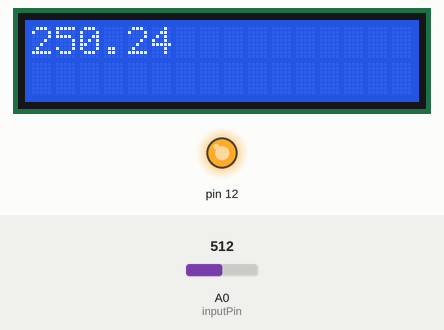
The sketch below on a simulated Arduino Uno, built with avr-gcc and run on an emulated ATmega328P. Shown: 16×2 character LCD, output pins drawn as LEDs (lit = HIGH). The inputs (shaded band) are chosen by the test bench; at power-on: A0 (inputPin) = 512. What the sketch prints to the serial monitor is not drawn.

Above: at 1.2 s.
1.3 s: A0 (inputPin) set to 67
At 3.2 s:
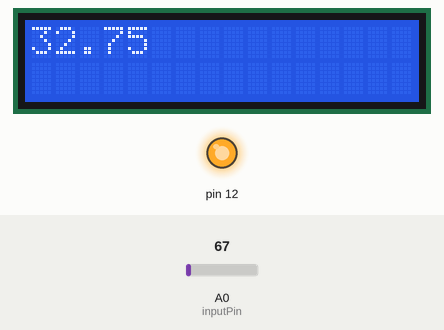
3.5 s: A0 (inputPin) set to 54
At 5.2 s:
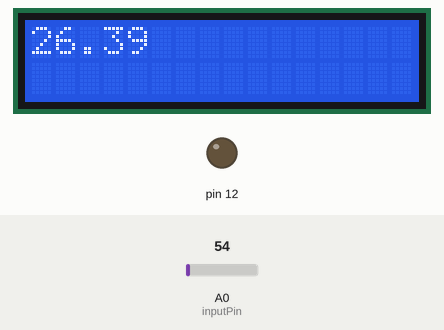
5.5 s: A0 (inputPin) set to 30
At 7.5 s:
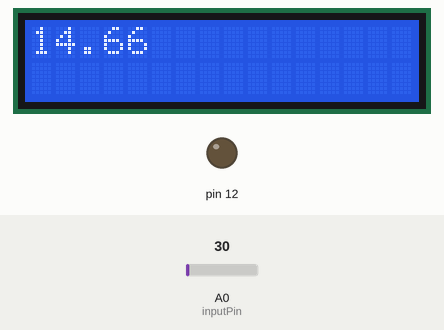
Timing chart, 0 to 9.0 s (numbered marks = the images above; inputs shaded):
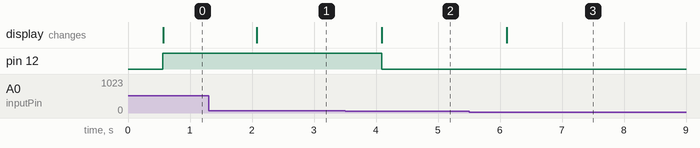

The sketch:

TemperatureSensor.ino
```cpp
#include <LiquidCrystal.h>

LiquidCrystal lcd( 9, 8, 4, 5, 6, 7); //(Rs,E,D4,D5,D6,D7)
int inputPin = A0;
int sensorRead;
float temperature;
float volt;
void setup()
{
pinMode(12, OUTPUT);
pinMode(inputPin,INPUT);
Serial.begin(9600);
 lcd.begin(16,2);
 lcd.setCursor(4,0);
 lcd.print("Welcome");
 pinMode(12, OUTPUT);
}
void loop()
{
   sensorRead = analogRead(inputPin);
   volt= sensorRead *(5.0/1023);
   temperature=volt/0.01;
    delay(500);
    bool flag = false;

    if(temperature >= 40){
      flag = true;
      digitalWrite(12, HIGH);
    }
    if(temperature <= 30){
      flag = false;
      digitalWrite(12, LOW);    // turn the LED off by making the voltage LOW
    }
    if(temperature >= 30 && temperature <= 40 && flag){
             digitalWrite(12, HIGH);
    }
        if(flag = false){
      digitalWrite(12, LOW);    // turn the LED off by making the voltage LOW
    }
    lcd.clear();
          lcd.setCursor(0,0);
          lcd.print(temperature);
          Serial.println(temperature);
    }
```

Measured:
- the behaviour switches between 62 and 61 on A0 (inputPin) (found by bisection; images 1 and 2)
- after the input at 1.3 s, the display: changes after 0.78 s (image 1)
- after the input at 3.5 s, pin 12: HIGH → LOW after 0.59 s; the display: changes after 0.60 s (image 2)
- after the input at 5.5 s, the display: changes after 0.61 s (image 3)
